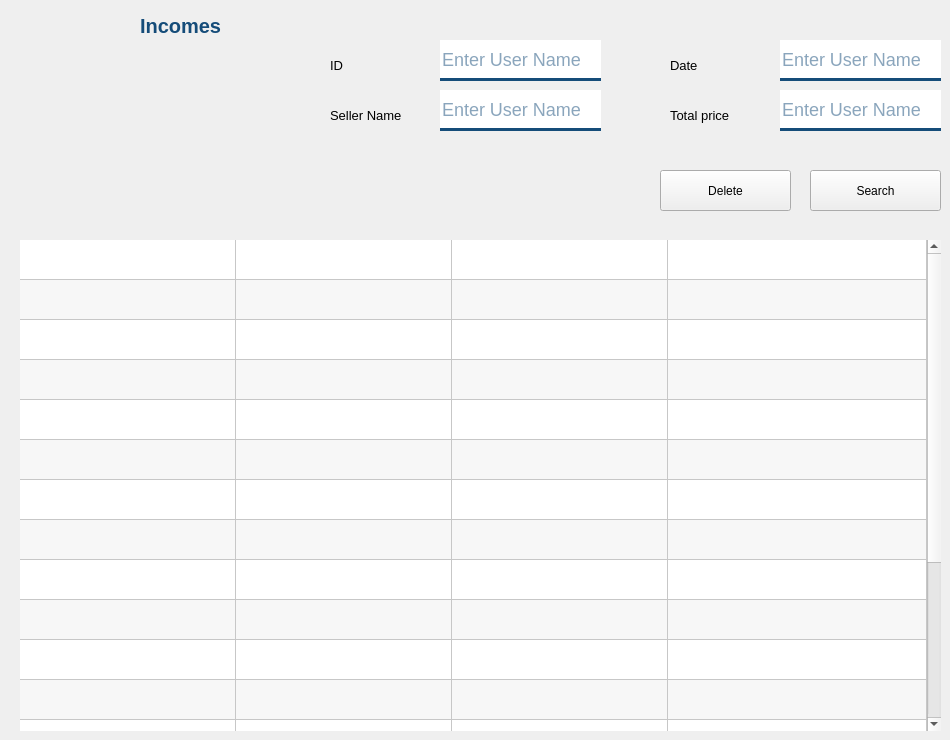
   <widget class="QWidget" name="incomes_frame">
    <widget class="QLabel" name="label_44">
     <property name="geometry">
      <rect>
       <x>110</x>
       <y>70</y>
       <width>141</width>
       <height>131</height>
      </rect>
     </property>
     <property name="text">
      <string/>
     </property>
     <property name="pixmap">
      <pixmap resource="icons/icons.qrc">:/icons/sellings_c.png</pixmap>
     </property>
     <property name="scaledContents">
      <bool>true</bool>
     </property>
    </widget>
    <widget class="QLabel" name="label_45">
     <property name="geometry">
      <rect>
       <x>140</x>
       <y>10</y>
       <width>91</width>
       <height>31</height>
      </rect>
     </property>
     <property name="styleSheet">
      <string notr="true">color: #154c79;
font-size: 20px;
font: bold;
</string>
     </property>
     <property name="text">
      <string>Incomes</string>
     </property>
    </widget>
    <widget class="QLabel" name="label_46">
     <property name="geometry">
      <rect>
       <x>330</x>
       <y>50</y>
       <width>31</width>
       <height>31</height>
      </rect>
     </property>
     <property name="font">
      <font>
       <pointsize>10</pointsize>
      </font>
     </property>
     <property name="text">
      <string>ID</string>
     </property>
    </widget>
    <widget class="QLineEdit" name="categorie_id_9">
     <property name="geometry">
      <rect>
       <x>440</x>
       <y>40</y>
       <width>161</width>
       <height>41</height>
      </rect>
     </property>
     <property name="styleSheet">
      <string notr="true">border: none;
border-bottom: 3px solid #154c79;
color: #154c79;
font-size: 18px;</string>
     </property>
     <property name="placeholderText">
      <string>Enter User Name</string>
     </property>
    </widget>
    <widget class="QLabel" name="label_47">
     <property name="geometry">
      <rect>
       <x>330</x>
       <y>100</y>
       <width>91</width>
       <height>31</height>
      </rect>
     </property>
     <property name="font">
      <font>
       <pointsize>10</pointsize>
      </font>
     </property>
     <property name="text">
      <string>Seller Name</string>
     </property>
    </widget>
    <widget class="QLabel" name="label_48">
     <property name="geometry">
      <rect>
       <x>670</x>
       <y>50</y>
       <width>41</width>
       <height>31</height>
      </rect>
     </property>
     <property name="font">
      <font>
       <pointsize>10</pointsize>
      </font>
     </property>
     <property name="text">
      <string>Date</string>
     </property>
    </widget>
    <widget class="QLabel" name="label_49">
     <property name="geometry">
      <rect>
       <x>670</x>
       <y>100</y>
       <width>91</width>
       <height>31</height>
      </rect>
     </property>
     <property name="font">
      <font>
       <pointsize>10</pointsize>
      </font>
     </property>
     <property name="text">
      <string>Total price</string>
     </property>
    </widget>
    <widget class="QLineEdit" name="categorie_id_10">
     <property name="geometry">
      <rect>
       <x>440</x>
       <y>90</y>
       <width>161</width>
       <height>41</height>
      </rect>
     </property>
     <property name="styleSheet">
      <string notr="true">border: none;
border-bottom: 3px solid #154c79;
color: #154c79;
font-size: 18px;</string>
     </property>
     <property name="placeholderText">
      <string>Enter User Name</string>
     </property>
    </widget>
    <widget class="QLineEdit" name="categorie_id_11">
     <property name="geometry">
      <rect>
       <x>780</x>
       <y>40</y>
       <width>161</width>
       <height>41</height>
      </rect>
     </property>
     <property name="styleSheet">
      <string notr="true">border: none;
border-bottom: 3px solid #154c79;
color: #154c79;
font-size: 18px;</string>
     </property>
     <property name="placeholderText">
      <string>Enter User Name</string>
     </property>
    </widget>
    <widget class="QLineEdit" name="categorie_id_12">
     <property name="geometry">
      <rect>
       <x>780</x>
       <y>90</y>
       <width>161</width>
       <height>41</height>
      </rect>
     </property>
     <property name="styleSheet">
      <string notr="true">border: none;
border-bottom: 3px solid #154c79;
color: #154c79;
font-size: 18px;</string>
     </property>
     <property name="placeholderText">
      <string>Enter User Name</string>
     </property>
    </widget>
    <widget class="QPushButton" name="sellings_search_btn">
     <property name="geometry">
      <rect>
       <x>810</x>
       <y>170</y>
       <width>131</width>
       <height>41</height>
      </rect>
     </property>
     <property name="statusTip">
      <string>btn_frm</string>
     </property>
     <property name="styleSheet">
      <string notr="true"/>
     </property>
     <property name="text">
      <string>Search</string>
     </property>
    </widget>
    <widget class="QPushButton" name="sellings_delete_btn">
     <property name="geometry">
      <rect>
       <x>660</x>
       <y>170</y>
       <width>131</width>
       <height>41</height>
      </rect>
     </property>
     <property name="statusTip">
      <string>btn_frm</string>
     </property>
     <property name="styleSheet">
      <string notr="true"/>
     </property>
     <property name="text">
      <string>Delete</string>
     </property>
    </widget>
    <widget class="QTableWidget" name="tableWidget_4">
     <property name="enabled">
      <bool>true</bool>
     </property>
     <property name="geometry">
      <rect>
       <x>20</x>
       <y>240</y>
       <width>921</width>
       <height>491</height>
      </rect>
     </property>
     <property name="sizePolicy">
      <sizepolicy hsizetype="Fixed" vsizetype="Fixed">
       <horstretch>0</horstretch>
       <verstretch>0</verstretch>
      </sizepolicy>
     </property>
     <property name="baseSize">
      <size>
       <width>0</width>
       <height>0</height>
      </size>
     </property>
     <property name="font">
      <font>
       <family>Nirmala UI Semilight</family>
       <stylestrategy>PreferDefault</stylestrategy>
      </font>
     </property>
     <property name="mouseTracking">
      <bool>true</bool>
     </property>
     <property name="tabletTracking">
      <bool>true</bool>
     </property>
     <property name="focusPolicy">
      <enum>Qt::TabFocus</enum>
     </property>
     <property name="contextMenuPolicy">
      <enum>Qt::ActionsContextMenu</enum>
     </property>
     <property name="acceptDrops">
      <bool>false</bool>
     </property>
     <property name="statusTip">
      <string/>
     </property>
     <property name="layoutDirection">
      <enum>Qt::LeftToRight</enum>
     </property>
     <property name="autoFillBackground">
      <bool>false</bool>
     </property>
     <property name="styleSheet">
      <string notr="true"/>
     </property>
     <property name="frameShape">
      <enum>QFrame::Panel</enum>
     </property>
     <property name="frameShadow">
      <enum>QFrame::Plain</enum>
     </property>
     <property name="lineWidth">
      <number>0</number>
     </property>
     <property name="autoScroll">
      <bool>true</bool>
     </property>
     <property name="tabKeyNavigation">
      <bool>true</bool>
     </property>
     <property name="showDropIndicator" stdset="0">
      <bool>false</bool>
     </property>
     <property name="dragEnabled">
      <bool>false</bool>
     </property>
     <property name="dragDropOverwriteMode">
      <bool>false</bool>
     </property>
     <property name="dragDropMode">
      <enum>QAbstractItemView::NoDragDrop</enum>
     </property>
     <property name="defaultDropAction">
      <enum>Qt::IgnoreAction</enum>
     </property>
     <property name="alternatingRowColors">
      <bool>true</bool>
     </property>
     <property name="selectionMode">
      <enum>QAbstractItemView::SingleSelection</enum>
     </property>
     <property name="selectionBehavior">
      <enum>QAbstractItemView::SelectRows</enum>
     </property>
     <property name="textElideMode">
      <enum>Qt::ElideMiddle</enum>
     </property>
     <property name="showGrid">
      <bool>true</bool>
     </property>
     <property name="gridStyle">
      <enum>Qt::SolidLine</enum>
     </property>
     <property name="sortingEnabled">
      <bool>true</bool>
     </property>
     <property name="wordWrap">
      <bool>true</bool>
     </property>
     <property name="cornerButtonEnabled">
      <bool>false</bool>
     </property>
     <property name="columnCount">
      <number>4</number>
     </property>
     <attribute name="horizontalHeaderVisible">
      <bool>false</bool>
     </attribute>
     <attribute name="horizontalHeaderCascadingSectionResizes">
      <bool>false</bool>
     </attribute>
     <attribute name="horizontalHeaderDefaultSectionSize">
      <number>216</number>
     </attribute>
     <attribute name="horizontalHeaderMinimumSectionSize">
      <number>216</number>
     </attribute>
     <attribute name="horizontalHeaderShowSortIndicator" stdset="0">
      <bool>true</bool>
     </attribute>
     <attribute name="horizontalHeaderStretchLastSection">
      <bool>true</bool>
     </attribute>
     <attribute name="verticalHeaderVisible">
      <bool>false</bool>
     </attribute>
     <attribute name="verticalHeaderCascadingSectionResizes">
      <bool>false</bool>
     </attribute>
     <attribute name="verticalHeaderDefaultSectionSize">
      <number>40</number>
     </attribute>
     <attribute name="verticalHeaderHighlightSections">
      <bool>true</bool>
     </attribute>
     <attribute name="verticalHeaderShowSortIndicator" stdset="0">
      <bool>false</bool>
     </attribute>
     <attribute name="verticalHeaderStretchLastSection">
      <bool>false</bool>
     </attribute>
     <row>
      <property name="text">
       <string>New Row</string>
      </property>
     </row>
     <row>
      <property name="text">
       <string/>
      </property>
     </row>
     <row>
      <property name="text">
       <string>New Row</string>
      </property>
     </row>
     <row>
      <property name="text">
       <string>New Row</string>
      </property>
     </row>
     <row>
      <property name="text">
       <string>New Row</string>
      </property>
     </row>
     <row>
      <property name="text">
       <string>New Row</string>
      </property>
     </row>
     <row>
      <property name="text">
       <string>New Row</string>
      </property>
     </row>
     <row>
      <property name="text">
       <string>New Row</string>
      </property>
     </row>
     <row>
      <property name="text">
       <string>New Row</string>
      </property>
     </row>
     <row>
      <property name="text">
       <string>New Row</string>
      </property>
     </row>
     <row>
      <property name="text">
       <string>New Row</string>
      </property>
     </row>
     <row>
      <property name="text">
       <string>New Row</string>
      </property>
     </row>
     <row>
      <property name="text">
       <string>New Row</string>
      </property>
     </row>
     <row>
      <property name="text">
       <string>New Row</string>
      </property>
     </row>
     <row>
      <property name="text">
       <string>New Row</string>
      </property>
     </row>
     <row>
      <property name="text">
       <string>New Row</string>
      </property>
     </row>
     <row>
      <property name="text">
       <string>New Row</string>
      </property>
     </row>
     <row>
      <property name="text">
       <string>New Row</string>
      </property>
     </row>
     <column>
      <property name="text">
       <string>Sell ID</string>
      </property>
     </column>
     <column>
      <property name="text">
       <string>Seller Name</string>
      </property>
     </column>
     <column>
      <property name="text">
       <string>date</string>
      </property>
     </column>
     <column>
      <property name="text">
       <string>Total</string>
      </property>
     </column>
    </widget>
   </widget>
